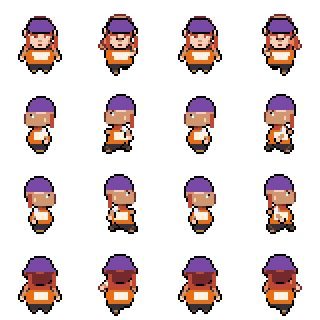
#> input picture build/Characters/FT_alberica.png, 320 x 320 px, given in place of FT_frostina.png, which was not available; the run also reads 1 picture not shown here
$ python dragongen.py ../build/Characters/FT_alberica.png
#> lines starting #> are read from the running program, lines starting #| are printed output that depends on the picture
#!/usr/bin/env python3
"""The dragons' cutscene sheets (K-*), made from their own walking sheets (2026-11-09), as tools/posegen.py makes the
cast's poses: the same pixels moved, squashed, recoloured, with the base game's outline on anything new.

    python3 tools/dragongen.py [--out build/Characters] [--preview OUT.png] [IDS...]

Sheets are 512x512 like the dragons' own: 4 rows (facing down, left, right, up) x 4 frames, each 64x64 native
drawn at 2x. Every row is made, so a scene can play any facing; the art list's facing is the one designed for.
  Frostina    K-FRO-01 lands like snow, -02 lowers her head and hums, -03 takes off, -04 breathes frost,
              -05 the crystal closes over her, -06 tumbles out of it and shakes, -07 flying
  Razzilith   K-RAZ-01 lands hard (the cobbles crack), -02 takes off, -03 roars at the sky, -04 breathes leaves and
              light, -06 flying
  The chained dragon (FT_chardalyn)  K-CHD-01 its eyes light gold, -02 tears free, -03 dives and breathes a line
              of light, -04 lands and roars, -05 shatters into black crystal, -06 flying
The flying sheets carry no riders: at the dragons' scale a cast sprite on the back reads as a giant head.
Wired in: 024 (the market landing and take-off), 034 (the chains), 035 (take-off, Good Mead, the square), 037 (the
crystal), 039 (out of the crystal, through the roof, the song)."""
import os, sys, math, random
from PIL import Image

D = "build/Characters/"
N = 64
OUT = (6, 6, 8)
SNOW = [(214, 228, 244), (250, 252, 255)]
DUST = [(120, 100, 76), (168, 146, 112)]
FROST = [(150, 200, 240), (210, 236, 255), (255, 255, 255)]
LEAF = [(70, 140, 60), (130, 190, 70), (240, 220, 110), (255, 250, 210)]
LIGHT = [(200, 170, 90), (255, 230, 140), (255, 255, 230)]
GOLD = [(200, 150, 40), (255, 220, 100)]
GLASS = [(20, 20, 28), (60, 66, 84), (130, 140, 170)]

def load(name):
    return Image.open(D + name + ".png").convert("RGBA").resize((N * 4, N * 4), Image.NEAREST)

def cell(sheet, row, col=0):
    return sheet.crop((col * N, row * N, col * N + N, row * N + N))

def blank():
    return Image.new("RGBA", (N, N), (0, 0, 0, 0))

def save(rows, path):
    out = Image.new("RGBA", (N * 4, N * 4), (0, 0, 0, 0))
    for r, frames in enumerate(rows):
        for c, fr in enumerate(frames):
            out.alpha_composite(fr, (c * N, r * N))
    out.resize((N * 8, N * 8), Image.NEAREST).save(path)
    return out

def bounds(fr):
    return fr.getbbox()

def shift(fr, dx, dy):
    out = blank()
    out.alpha_composite(fr.crop((max(0, -dx), max(0, -dy), N - max(0, dx), N - max(0, dy))), (max(0, dx), max(0, dy)))
    return out

def stamp(fr, pts):
    out = fr.copy()
    px = out.load()
    for (x, y), c in pts.items():
        if 0 <= x < N and 0 <= y < N:
            px[x, y] = (c + (255,)) if len(c) == 3 else c
    return out

def under(fr, pts):
    """Pixels drawn behind the figure (a shadow, dust on the ground)."""
    out = stamp(blank(), pts)
    out.alpha_composite(fr)
    return out

def squash(fr, k):
    """Crouch: k rows out of the legs, the body comes down onto the feet."""
    x0, y0, x1, y1 = bounds(fr)
    legs = list(range(y1 - 2 - k, y1 - 2))
    out = blank()
    rows = [y for y in range(N) if y not in legs]
    for i, y in enumerate(rows):
        out.paste(fr.crop((0, y, N, y + 1)), (0, i + k))
    return out

def shadow(fr, scale=1.0):
    x0, y0, x1, y1 = bounds(fr)
    cx, w = (x0 + x1) / 2, (x1 - x0) * 0.4 * scale
    pts = {}
    for x in range(int(cx - w), int(cx + w) + 1):
        for dy in (0, 1):
            if abs(x - cx) < w - dy * 2:
                pts[(x, 61 + dy)] = (0, 0, 0, 70)
    return pts

def puff(cx, y, colours, spread, seed):
    rnd = random.Random(seed)
    pts = {}
    for _ in range(spread * 3):
        dx = rnd.randint(-spread, spread)
        dy = -rnd.randint(0, max(1, spread // 3))
        pts[(int(cx + dx), y + dy)] = colours[rnd.randrange(len(colours))]
    return pts

def ground_y(fr):
    return bounds(fr)[3] - 1

# [7 lines left out: function outline, not called in this run]

# --- actions -----------------------------------------------------------------------------------------------------
def land(fr, gentle, seed):
    g = ground_y(fr)
    cx = (bounds(fr)[0] + bounds(fr)[2]) / 2
    high = under(shift(fr, 0, -22), shadow(fr, 0.5))
    low = under(shift(fr, 0, -8), shadow(fr, 0.8))
    if gentle:                                          # snow lifts round her, softly
        touch = under(squash(fr, 2), puff(cx, g, SNOW, 12, seed))
        settle = under(fr, puff(cx, g, SNOW[1:], 7, seed + 1))
    else:                                               # he hits hard: cracks and a burst of grit
        cracks = {}
        for sgn in (-1, 1):
            x, y = int(cx), g
            for i in range(9):
                x += sgn * (1 if i % 3 else 2)
                y += (1 if i % 4 == 1 else 0)
                cracks[(x, y)] = (40, 34, 30)
        touch = under(squash(fr, 4), {**cracks, **puff(cx, g - 1, DUST, 16, seed)})
        settle = under(squash(fr, 1), cracks)
    return [high, low, touch, settle]

def takeoff(fr):
    return [squash(fr, 3), under(shift(fr, 0, -7), shadow(fr, 0.8)), under(shift(fr, 0, -18), shadow(fr, 0.55)),
            under(shift(fr, 0, -32), shadow(fr, 0.3))]

def head_rows(fr):
    x0, y0, x1, y1 = bounds(fr)
    return y0, y0 + (y1 - y0) // 3

def lower_head(fr, k, tilt=0):
    """The head (top third) drawn k rows lower over the neck, sheared by tilt."""
    y0, y1 = head_rows(fr)
    head = fr.crop((0, y0, N, y1))
    out = fr.copy()
    out.paste(Image.new("RGBA", (N, k), (0, 0, 0, 0)), (0, y0))
    if tilt:
        sheared = blank().crop((0, 0, N, y1 - y0))
        for y in range(y1 - y0):
            sheared.paste(head.crop((0, y, N, y + 1)), (tilt if y < (y1 - y0) // 2 else 0, y))
        head = sheared
    out.alpha_composite(head, (0, y0 + k))
    return out

def raise_head(fr, k, dx=0):
    y0, y1 = head_rows(fr)
    head = fr.crop((0, y0, N, y1))
    out = fr.copy()
    out.alpha_composite(head, (dx, y0 - k))
    return out

def mouth(fr, row):
    """Where the breath comes from: the head's leading edge for the facing."""
    x0, y0, x1, y1 = bounds(fr)
    hy0, hy1 = head_rows(fr)
    px = fr.load()
    if row == 1:
        xs = [(x, y) for y in range(hy0, hy1 + 4) for x in range(N) if px[x, y][3]]
        x, y = min(xs)
        return x, y + 2, -1, 0
    if row == 2:
        xs = [(x, y) for y in range(hy0, hy1 + 4) for x in range(N) if px[x, y][3]]
        x, y = max(xs)
        return x, y + 2, 1, 0
    if row == 0:
        return (x0 + x1) // 2, hy1 + 2, 0, 1
    return (x0 + x1) // 2, hy0, 0, -1

def breath(fr, row, colours, length, seed, line=False):
    mx, my, dx, dy = mouth(fr, row)
    rnd = random.Random(seed)
    pts = {}
    for i in range(1, length):
        spread = 0 if line else i // 4
        for _ in range(1 if line else 2):
            ox = rnd.randint(-spread, spread)
            p = (mx + dx * i + (ox if dy else 0), my + dy * i + (ox if dx else 0))
            pts[p] = colours[min(len(colours) - 1, (i * len(colours)) // length)] if line else colours[rnd.randrange(len(colours))]
        if line:
            pts[(mx + dx * i + (1 if dy else 0), my + dy * i + (1 if dx else 0))] = colours[-1]
    return stamp(fr, pts)

def breathe(fr, row, colours, seed, line=False):
    rear = raise_head(fr, 1)
    return [fr, rear, breath(fr, row, colours, 14, seed, line), breath(fr, row, colours, 22, seed + 1, line)]

def roar(fr, row):
    up = raise_head(fr, 2)
    return [fr, up, raise_head(fr, 3, 1), raise_head(fr, 3, -1)]

def crystal_close(fr, crystal):
    x0, y0, x1, y1 = bounds(crystal)
    h = y1 - y0
    frames = [fr]
    for k in (1, 2):
        cut = y1 - h * k // 3
        part = crystal.copy()
        part.paste(Image.new("RGBA", (N, cut), (0, 0, 0, 0)), (0, 0))
        f = fr.copy()
        f.alpha_composite(part)
        frames.append(f)
    frames.append(crystal)
    return frames

def tumble(fr, crystal, seed):
    rnd = random.Random(seed)
    melt = crystal.copy()
    px = melt.load()
    for y in range(N):
        for x in range(N):
            if px[x, y][3] and rnd.random() < 0.45 + (N - y) / N * 0.3:
                px[x, y] = (0, 0, 0, 0)
    melted = fr.copy()
    melted.alpha_composite(melt)
    g = ground_y(fr)
    cx = (bounds(fr)[0] + bounds(fr)[2]) / 2
    drops = lambda s: {(int(cx + rnd.randint(-16, 16)), rnd.randint(bounds(fr)[1], g)): FROST[rnd.randrange(3)] for _ in range(10)}
    down = under(squash(fr, 4), puff(cx, g, [(170, 210, 240), (210, 236, 255)], 12, seed))
    return [melted, down, stamp(shift(fr, -2, 0), drops(1)), stamp(shift(fr, 2, 0), drops(2))]

def flying(fr, rider, f, row):
    bob = [0, -2, -3, -1][f]
    body = shift(fr, 0, -16 + bob)
    if rider is not None:
        body = seat(body, rider, row)
    return under(body, shadow(fr, 0.6))

# [88 lines left out: functions seat, eyes, darken, eyes_gold, chains, tear_free and 2 more, not called in this run]

# --- jobs ------------------------------------------------------------------------------------------------------------
def per_row(src, fn):
    sh = load(src)
    return [fn(cell(sh, r), r) for r in range(4)]

def riders(name):
    return Image.open(D + name + ".png").convert("RGBA").resize((160, 160), Image.NEAREST)

def rider_cell(name, row):
    return riders(name).crop((0, row * 40, 40, row * 40 + 40))

def flying_sheet(src, rider_name):
    sh = load(src)
    return [[flying(cell(sh, r, f), rider_cell(rider_name, r) if rider_name else None, f, r) for f in range(4)] for r in range(4)]

JOBS = {
    "K-FRO-01": lambda: per_row("FT_frostina", lambda fr, r: land(fr, True, 10 + r)),
    "K-FRO-02": lambda: per_row("FT_frostina", lambda fr, r: [fr, lower_head(fr, 2), lower_head(fr, 2, 1), lower_head(fr, 2)]),
    "K-FRO-03": lambda: per_row("FT_frostina", lambda fr, r: takeoff(fr)),
    "K-FRO-04": lambda: per_row("FT_frostina", lambda fr, r: breathe(fr, r, FROST, 40 + r)),
    "K-FRO-05": lambda: [crystal_close(cell(load("FT_frostina"), r), cell(load("FT_frostina_crystal"), r)) for r in range(4)],
    "K-FRO-06": lambda: [tumble(cell(load("FT_frostina"), r), cell(load("FT_frostina_crystal"), r), 60 + r) for r in range(4)],
    "K-FRO-07": lambda: flying_sheet("FT_frostina", None),     # (riders left off: at the dragons' scale a cast sprite reads as a giant head)
    "K-RAZ-01": lambda: per_row("FT_razzilith", lambda fr, r: land(fr, False, 20 + r)),
    "K-RAZ-02": lambda: per_row("FT_razzilith", lambda fr, r: takeoff(fr)),
    "K-RAZ-03": lambda: per_row("FT_razzilith", lambda fr, r: roar(fr, r)),
    "K-RAZ-04": lambda: per_row("FT_razzilith", lambda fr, r: breathe(fr, r, LEAF, 70 + r)),
    "K-RAZ-06": lambda: flying_sheet("FT_razzilith", None),
    "K-CHD-01": lambda: per_row("FT_chardalyn", lambda fr, r: eyes_gold(fr) if r == 0 else [darken(fr, 0.55), fr, darken(fr, 0.55), fr]),
    "K-CHD-02": lambda: per_row("FT_chardalyn", lambda fr, r: tear_free(fr, 80 + r)),
    "K-CHD-03": lambda: per_row("FT_chardalyn", lambda fr, r: dive_breathe(fr, r, 90 + r)),
    "K-CHD-04": lambda: per_row("FT_chardalyn", lambda fr, r: land(fr, False, 100 + r)[:3] + [raise_head(fr, 3)]),
    "K-CHD-05": lambda: per_row("FT_chardalyn", lambda fr, r: shatter(fr, 110 + r)),
    "K-CHD-06": lambda: flying_sheet("FT_chardalyn", None),
}

def main():
    args = sys.argv[1:]
    out = args[args.index("--out") + 1] if "--out" in args else D
    prev = args[args.index("--preview") + 1] if "--preview" in args else None
    ids = [a for a in args if a.startswith("K-")] or list(JOBS)
    os.makedirs(out, exist_ok=True)
    made = []
    for k in ids:
        made.append((k, save(JOBS[k](), os.path.join(out, k + ".png"))))
        print(k)
#> this loop made 13 passes
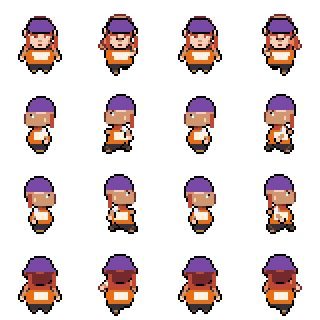
#> input picture build/Characters/FT_alberica.png, 320 x 320 px, given in place of FT_frostina.png, which was not available
#> pass 1, in per_row, `sh = load(src)`:
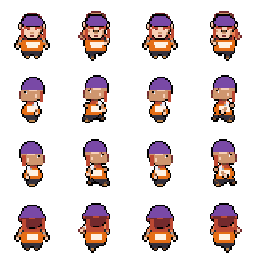
#> sh: PIL image 256x256 RGBA; mean R, G, B, A 34.4, 21.8, 21.5, 63.4; transparent parts drawn white
#> pass 1, in land, `high = under(shift(fr, 0, -22), shadow(fr, 0.5))`:
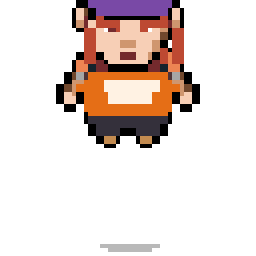
#> high: PIL image 64x64 RGBA (shown 4 times larger); mean R, G, B, A 35.7, 23.7, 19.5, 60.7; transparent parts drawn white
    if prev:
        pv = Image.new("RGBA", (N * 4 * 2 + 8, (N * 4 + 8) * ((len(made) + 1) // 2)), (150, 168, 150, 255))
        for i, (_, sh) in enumerate(made):
            pv.alpha_composite(sh, ((i % 2) * (N * 4 + 8), (i // 2) * (N * 4 + 8)))
        pv.save(prev)

if __name__ == "__main__":
#> (the run stopped early here; a loop or call above may not have finished)
